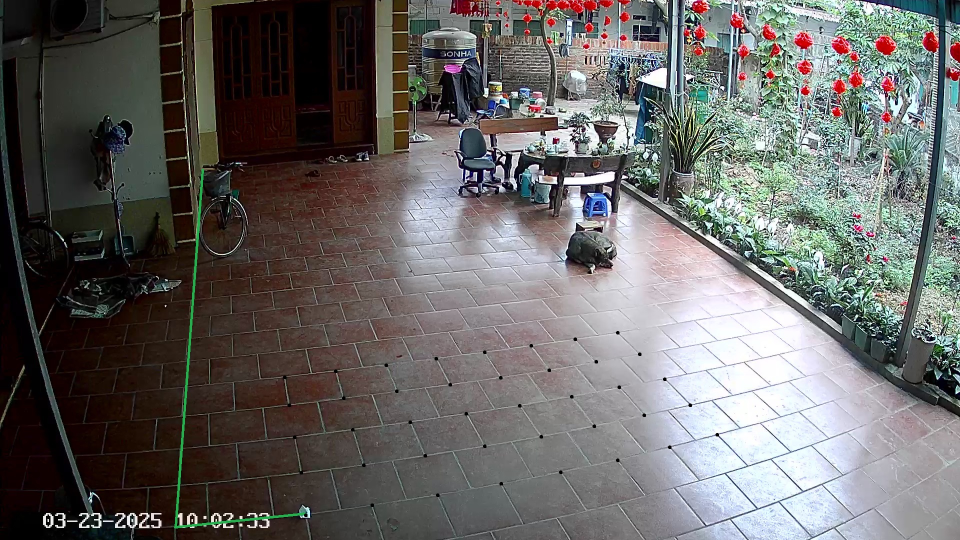
#> input picture calibration/camera2/0.jpg, 1920 x 1080 px (shown at 1/2 size)
$ python calibration.py
#> lines starting #> are read from the running program, lines starting #| are printed output that depends on the picture; long printed decimals are rounded
# Import required modules
import cv2
import numpy as np
import os
import glob

# Define the dimensions of checkerboard
CHECKERBOARD = (5, 8)

# stop the iteration when specified
# accuracy, epsilon, is reached or
# specified number of iterations are completed.
criteria = (cv2.TERM_CRITERIA_EPS +
            cv2.TERM_CRITERIA_MAX_ITER, 30, 0.001)

# Vector for 3D points
threedpoints = []

# Vector for 2D points
twodpoints = []

#  3D points real world coordinates
objectp3d = np.zeros((1, CHECKERBOARD[0]* CHECKERBOARD[1], 3), np.float32)
objectp3d[0, :, :2] = np.mgrid[0:CHECKERBOARD[0],
                      0:CHECKERBOARD[1]].transpose((1, 2, 0)).reshape(-1, 2)
objectp3d = objectp3d * 40.76
objectp3d[:, :, 0] += 652
objectp3d[:, :, 1] += 81
# print(objectp3d)
# print("_"*30)


image = cv2.imread('camera2/0.jpg')
#> image is the input picture: shape (1080, 1920, 3); mean B, G, R 101, 102.7, 104.4
grayColor = cv2.cvtColor(image, cv2.COLOR_BGR2GRAY)
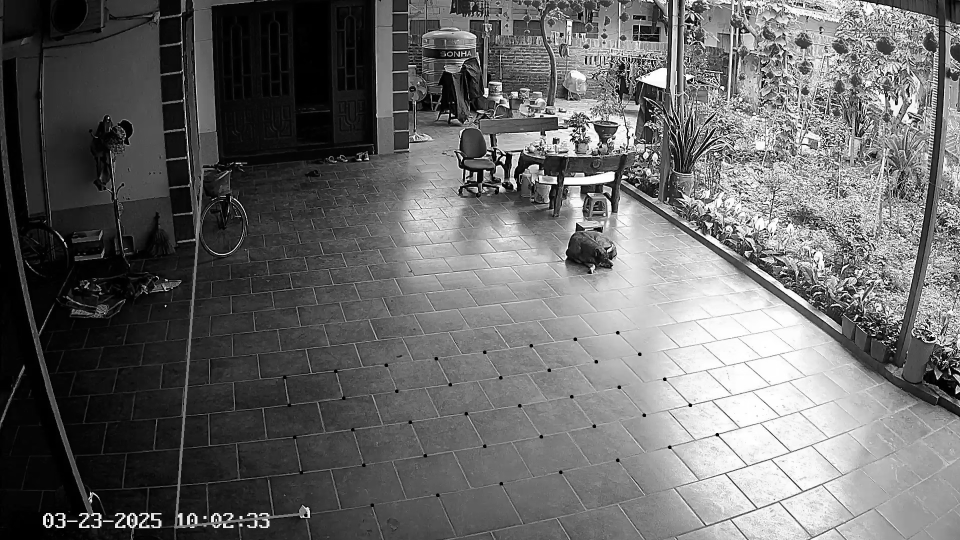
#> grayColor: shape (1080, 1920) (shown at 1/2 size); min 0, max 255, mean 103

f = open("camera2/2d_point.txt")
#> (reads calibration/camera2/2d_point.txt from the repository)
line = f.readline()
corners2 = list()
while line:
    line = line.strip()
    if line == '':
        line = f.readline()
        continue
    x, y = line.split(' ')
    x = int(x)
    y = int(y)
    corners2.append(np.array([x, y], dtype=np.float32))
    line = f.readline()

# [7 lines of commented-out code are left out]
CHECKERBOARD1 = (3, 9)
objectp3d1 = np.zeros((1, CHECKERBOARD1[0]* CHECKERBOARD1[1], 3), np.float32)
objectp3d1[0, :, :2] = np.mgrid[0:CHECKERBOARD1[0],
                      0:CHECKERBOARD1[1]].transpose((1, 2, 0)).reshape(-1, 2)
objectp3d1 = objectp3d1 * 40.76

image = cv2.imread('camera2/0_temp.jpg')
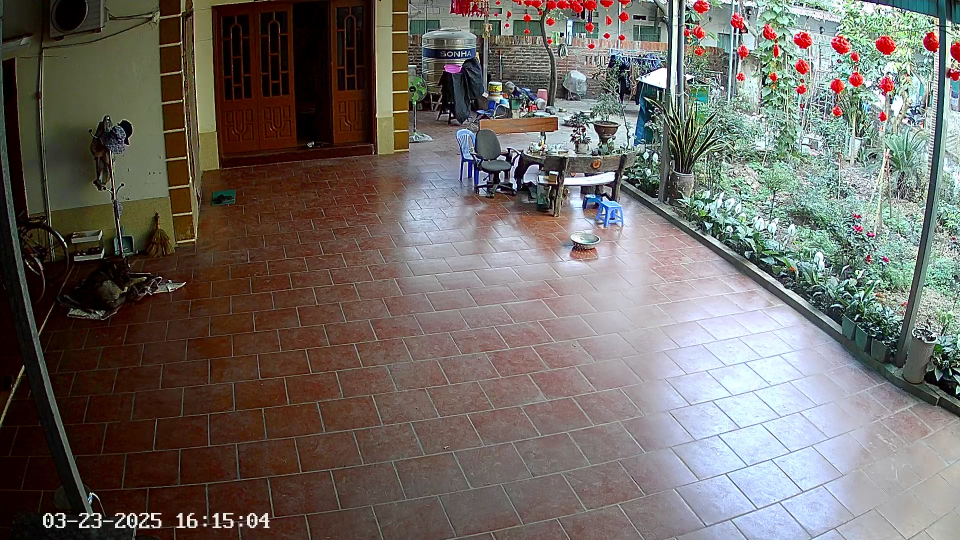
#> input picture calibration/camera2/0_temp.jpg, 1920 x 1080 px (shown at 1/2 size)
#> image is the input picture: shape (1080, 1920, 3); mean B, G, R 99.4, 104.7, 110.4
grayColor = cv2.cvtColor(image, cv2.COLOR_BGR2GRAY)
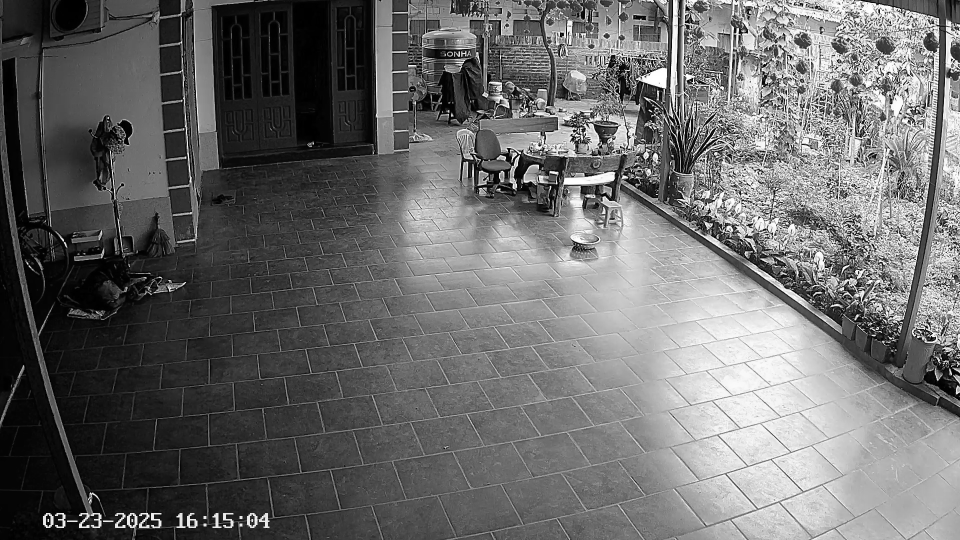
#> grayColor: shape (1080, 1920) (shown at 1/2 size); min 0, max 255, mean 105.8

f = open("camera2/2d_point_00.txt")
#> (reads calibration/camera2/2d_point_00.txt from the repository)
line = f.readline()
while line:
    line = line.strip()
    if line == '':
        line = f.readline()
        continue
    x, y = line.split(' ')
    x = int(x)
    y = int(y)
    corners2.append(np.array([x, y], dtype=np.float32))
    line = f.readline()

corners2 = np.array(corners2)[:, np.newaxis, :]
print(corners2.shape)
objectp3d = np.concatenate((objectp3d, objectp3d1), axis=1)
print(objectp3d.shape)
threedpoints.append(objectp3d)
twodpoints.append(corners2)


h, w = image.shape[:2]
#> h = 1080; w = 1920

ret, matrix, distortion, r_vecs, t_vecs = cv2.calibrateCamera(threedpoints, twodpoints, grayColor.shape[::-1], None, None)
#> ret = 1.87; r_vecs = ([1.71, 1.37, -0.895],); t_vecs = ([-259, -70.62, 1067],)

r_vecs = np.array(r_vecs).reshape(1, 3)
#> r_vecs = [[1.71, 1.37, -0.895]]
matrix = np.array(matrix)
distortion = np.array(distortion)
t_vecs = np.array(t_vecs).reshape(-1)
#> t_vecs = [-259, -70.62, 1067]

# Displaying required output
print(" Camera matrix:")
print(matrix)
#| [[1.36505296e+03 0.00000000e+00 7.29526360e+02]
#|  [0.00000000e+00 8.81797594e+02 3.97896203e+02]
#|  [0.00000000e+00 0.00000000e+00 1.00000000e+00]]

print("\n Distortion coefficient:")
print(distortion)
#| [[-0.395  0.4582  0.0212 -0.00847 -0.3013]]

print("\n Rotation Vectors:")
print(r_vecs)
#| [[ 1.709  1.370 -0.8949 ]]

print("\n Translation Vectors:")
print(t_vecs)
#| [-259.004  -70.623 1066.969]

import cv2
import numpy as np


def image_to_world(u, v, H):
    # Convert image point to homogeneous coordinates
    image_point = np.array([u, v, 1]).reshape(3, 1)

    # Compute world point in homogeneous coordinates
    world_point_h = np.linalg.inv(H) @ image_point

    # Normalize
    world_point_h /= world_point_h[2, 0]

    # Extract (X, Y)
    X, Y = world_point_h[:2, 0]
    return X, Y


R, _ = cv2.Rodrigues(r_vecs[0])

# Extract R1, R2 (first two columns of R)
R1 = R[:, 0]
R2 = R[:, 1]
t = t_vecs.reshape(3, 1)

# Construct homography matrix H
H = matrix @ np.hstack([R1.reshape(3, 1), R2.reshape(3, 1), t])

# Example usage
u, v = 569, 753   # Example image point
X, Y = image_to_world(u, v, H)
print(f"World Coordinates: X = {X}, Y = {Y}, Z = 0")
#| World Coordinates: X = 642.582, Y = 83.920, Z = 0
